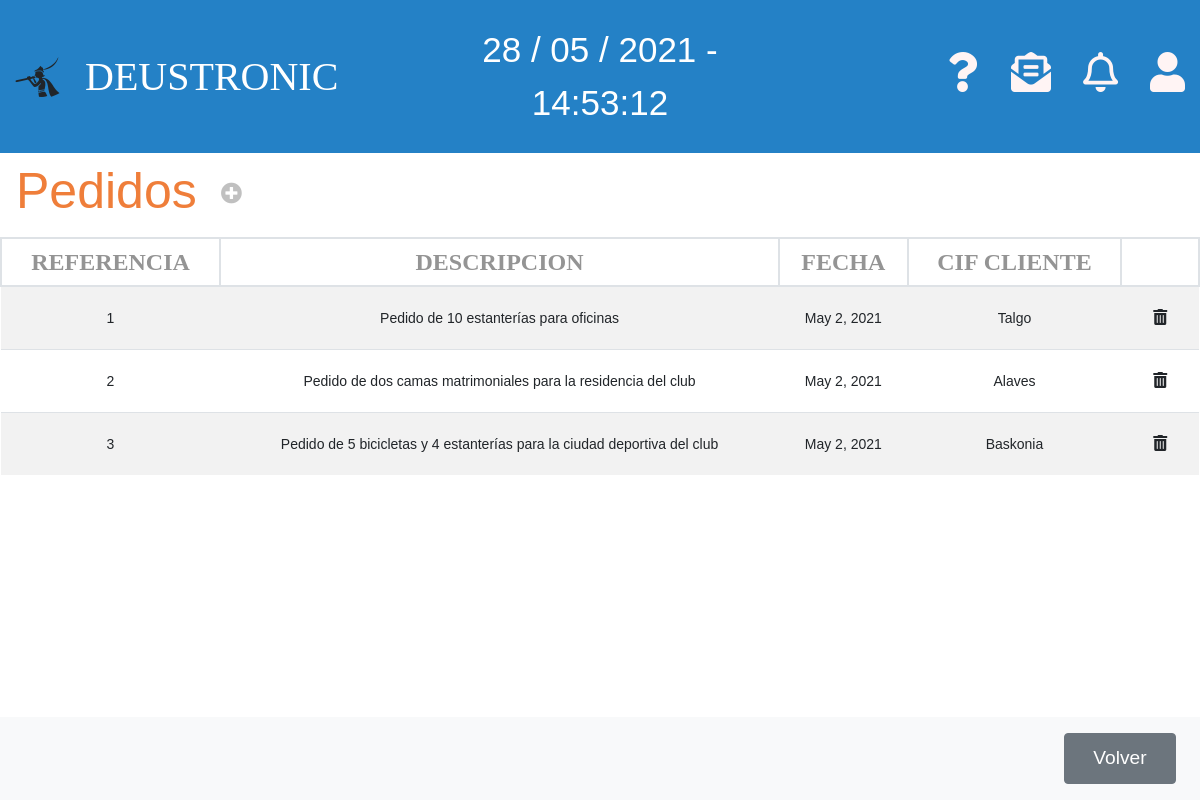
The app's page /appEntrega/pedidos/, older data.
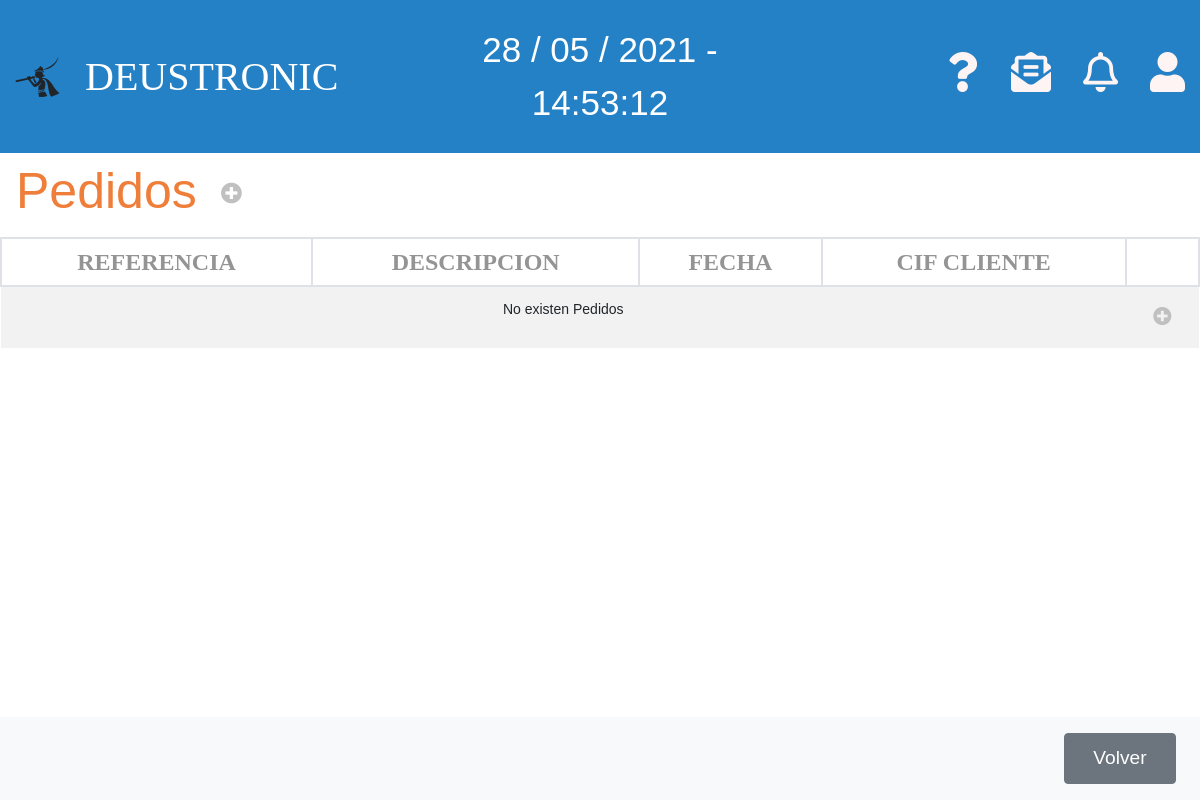
The same page, newer data.
### appEntrega/models.py (models this page shows, shortened)
class Orden_Pedido(models.Model):
    pedido_referencia = models.CharField(max_length=12, primary_key=True)
    pedido_fecha = models.DateField(auto_now=True)
    pedido_descripcion = models.TextField(max_length=250)
    pedido_cliente_cif = models.ForeignKey(Cliente, on_delete=models.CASCADE)

class Cliente(models.Model):
    cif = models.CharField(max_length=12, primary_key=True)
    nombre_empresa = models.CharField(max_length=40)
    email = models.EmailField(max_length=254)
    telefono = models.IntegerField(unique=True)
    nombre_cliente = models.CharField(max_length=20)
    def __str__(self):
        return self.nombre_empresa

### appEntrega/views.py (the view)
# urls.py: path('pedidos/', PedidoListView.as_view(), name='listaPedido'),
class PedidoListView(ListView):
    model = Orden_Pedido
    template_name = 'listaPedidos.html'
    context_object_name = 'lista_pedidos'

### appEntrega/templates/listaPedidos.html
{% extends 'base.html' %}
{% block content %}
<div class="">
    <nav class="navbar navbar-light table-navbar">
        <h2 class="orange-color">Pedidos</h2>
        <ul class="navbar-nav mr-auto flex-row">
            <li class="nav-item m-0 ml-3">
                <i class="fas fa-plus-circle fa-lg c-grey"
                    onclick="location.href='http://127.0.0.1:8000/appEntrega/pedidos/nuevo/'"></i>
            </li>
        </ul>
    </nav>
</div>
<div class="row">
    <div class="col-md-12">
        <table class="table-deustronic table table-striped table-hover">
            <thead>
                <tr>
                    <th>REFERENCIA</th>
                    <th>DESCRIPCION</th>
                    <th>FECHA</th>
                    <th>CIF CLIENTE</th>
                    <th></th>
                </tr>
            </thead>
            <tbody>
                {% if lista_pedidos %}
                {% for pedido in lista_pedidos %}
                <tr ondblclick="location.href='http://127.0.0.1:8000/appEntrega/pedidos/{{pedido.pk}}/editar/'">
                    <td>{{pedido.pedido_referencia}}</td>
                    <td>{{pedido.pedido_descripcion}}</td>
                    <td>{{pedido.pedido_fecha}}</td>
                    <td>{{pedido.pedido_cliente_cif}}</td>
                    <td><button class="btn"
                            onclick="location.href='http://127.0.0.1:8000/appEntrega/pedidos/{{pedido.pk}}/delete/'"><i
                                class="fas fa-trash-alt"></i></button></td>
                </tr>
                {% endfor %}
                {% else %}
                <tr>
                    <td colspan="4">
                        <p>No existen Pedidos</p>
                    </td>
                    <td><i class="fas fa-plus-circle fa-lg c-grey"
                        onclick="location.href='http://127.0.0.1:8000/appEntrega/pedidos/nuevo/'"></i></td>
                </tr>
                {% endif %}
            </tbody>
        </table>
    </div>
</div>
<nav class="navbar navbar-light bg-light fixed-bottom">
    <div class="form-inline ml-auto">
        <button onclick="location.href='http://127.0.0.1:8000/appEntrega'" class="btn boton-nav btn-secondary m-2"
            type="button">Volver</button>
    </div>
</nav>
{% endblock %}

Row changes from the older to the newer data that the page shows:
removed Orden_Pedido: pedido_referencia "1", pedido_descripcion "Pedido de 10 estanterías para oficinas", pedido_fecha "May 2, 2021", pedido_cliente_cif "Talgo"
removed Orden_Pedido: pedido_referencia "2", pedido_descripcion "Pedido de dos camas matrimoniales para la residencia del club", pedido_fecha "May 2, 2021", pedido_cliente_cif "Alaves"
removed Orden_Pedido: pedido_referencia "3", pedido_descripcion "Pedido de 5 bicicletas y 4 estanterías para la ciudad deportiva del club", pedido_fecha "May 2, 2021", pedido_cliente_cif "Baskonia"
Text that changed along with them:
text now shown: "No existen Pedidos"
